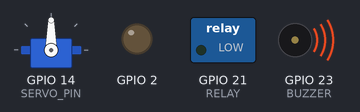
A sketch run on a simulated ESP32. On the bench: servo, switched loads named in the sketch (green lamp = pin HIGH), output pins drawn as LEDs (lit = HIGH), buzzer (waves = sounding, pin HIGH). WiFi joins after 1.5 s; servers stay silent unless stated; uploads are accepted with an empty reply; what the sketch prints to the serial monitor is not drawn.

Above: at 0.1 s.
Timing chart, 0 to 1.8 s (numbered marks = the images above):
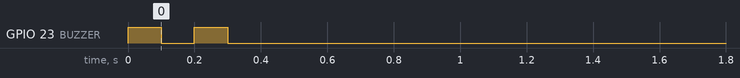

The sketch:

sketch_oct17a.ino
```cpp
#include <ESP32Servo.h>
#include <WiFi.h>
#include <HTTPClient.h>
#include <WiFiClient.h>
#define RELAY 21
#define BUZZER 23
#define SERVO_PIN 14
#define SSID "ADMIN12345"
#define PASS "ADMIN12345"
Servo servo;
HTTPClient http;
WiFiClient wifiClient;

void setup() {
  Serial.begin(9600);
  pinMode(RELAY, OUTPUT);
  pinMode(BUZZER, OUTPUT);
  pinMode(2, OUTPUT);
  servo.attach(SERVO_PIN);

  digitalWrite(BUZZER, LOW);
  digitalWrite(RELAY, LOW);
  digitalWrite(2, LOW);
  servo.write(90);
  beep(2);
  initWiFi();
  Serial.println("Setup complete");
}

void loop() {
  getFromServer();
  delay(1000);
}
void throw_fabric() {
  servo.write(0);
  delay(1000);
  servo.write(90);
  delay(1000);
}
void beep(int times) {

  while (times--) {
    digitalWrite(BUZZER, HIGH);
    delay(100);
    digitalWrite(BUZZER, LOW);
    delay(100);
  }
}

void initWiFi() {
  WiFi.mode(WIFI_STA);
  WiFi.begin(SSID, PASS);
  unsigned long s_time = millis();
  Serial.println("Connecting to WiFi ..");
  while (WiFi.status() != WL_CONNECTED) {
    Serial.print('.');
    if (millis() - s_time > 5000)
      break;
    delay(500);
  }
  Serial.print("WiFi Connected ");
  Serial.println(WiFi.localIP());
}
void getFromServer() {
  if (WiFi.status() == WL_CONNECTED) {
    String url = "http://codingprojects.cloud/get_values.php?id=16&field=1";
    http.begin(wifiClient, url);
    int code = http.GET();
    Serial.println(code);
    if ( code == 200) {
      String payload = http.getString();
      Serial.println(payload);
      if (payload == "1") {
        sendDataToServer();
        Serial.println("Bad fabric");
        beep(2);
        delay(1500);
        digitalWrite(2, HIGH);
        digitalWrite(RELAY, HIGH);
        throw_fabric();
      }
      digitalWrite(RELAY, LOW);
      digitalWrite(2, LOW);
    }
  }
}
void sendDataToServer() {
  if (WiFi.status() == WL_CONNECTED) {
    String url = "http://codingprojects.cloud/set_values.php?id=16&field1=0";
    http.begin(wifiClient, url);
    int code = http.GET();
    Serial.println(code);
  }
}
```
